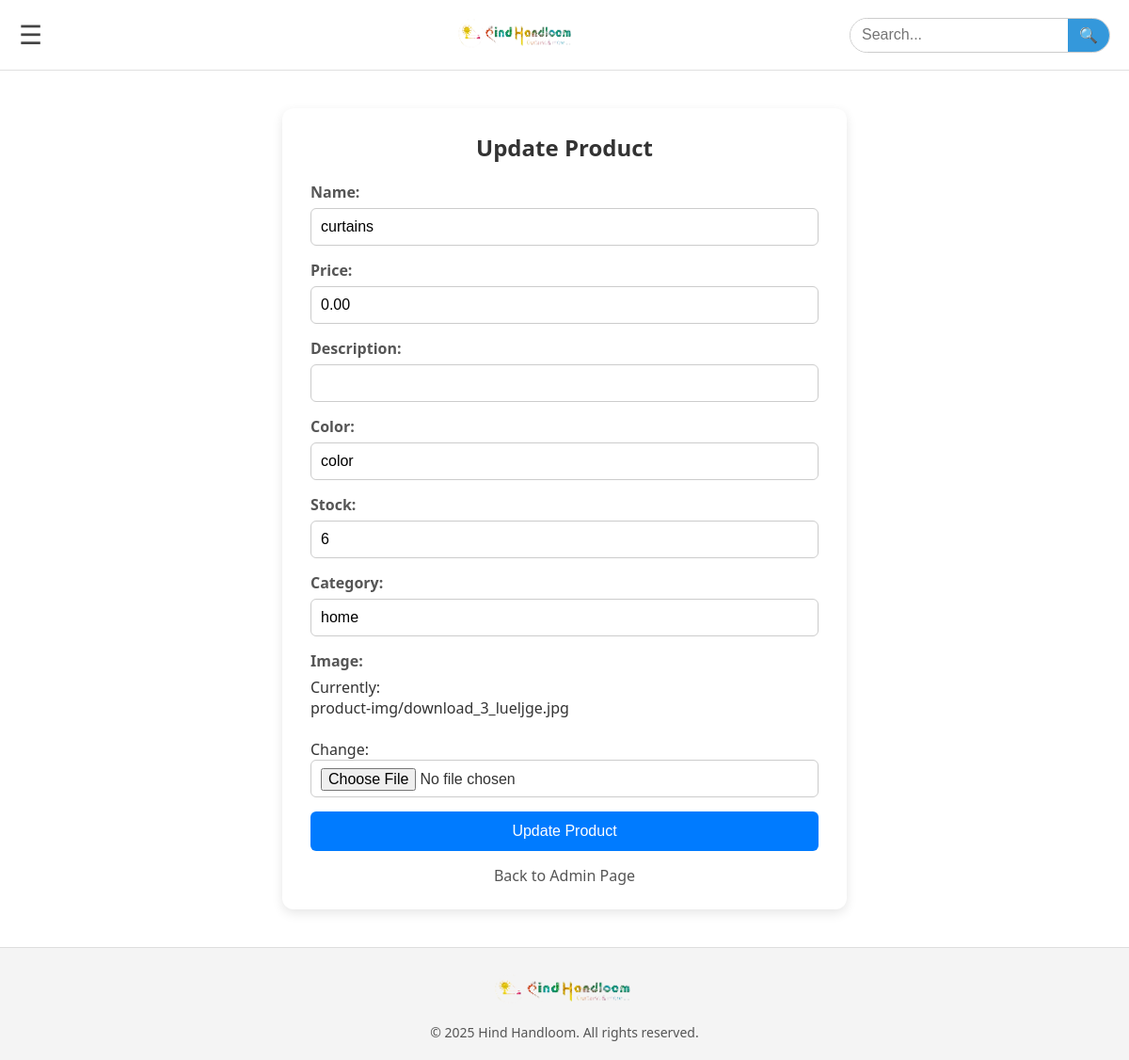
Before: /update_product/5/ (signed in) with the older database file.
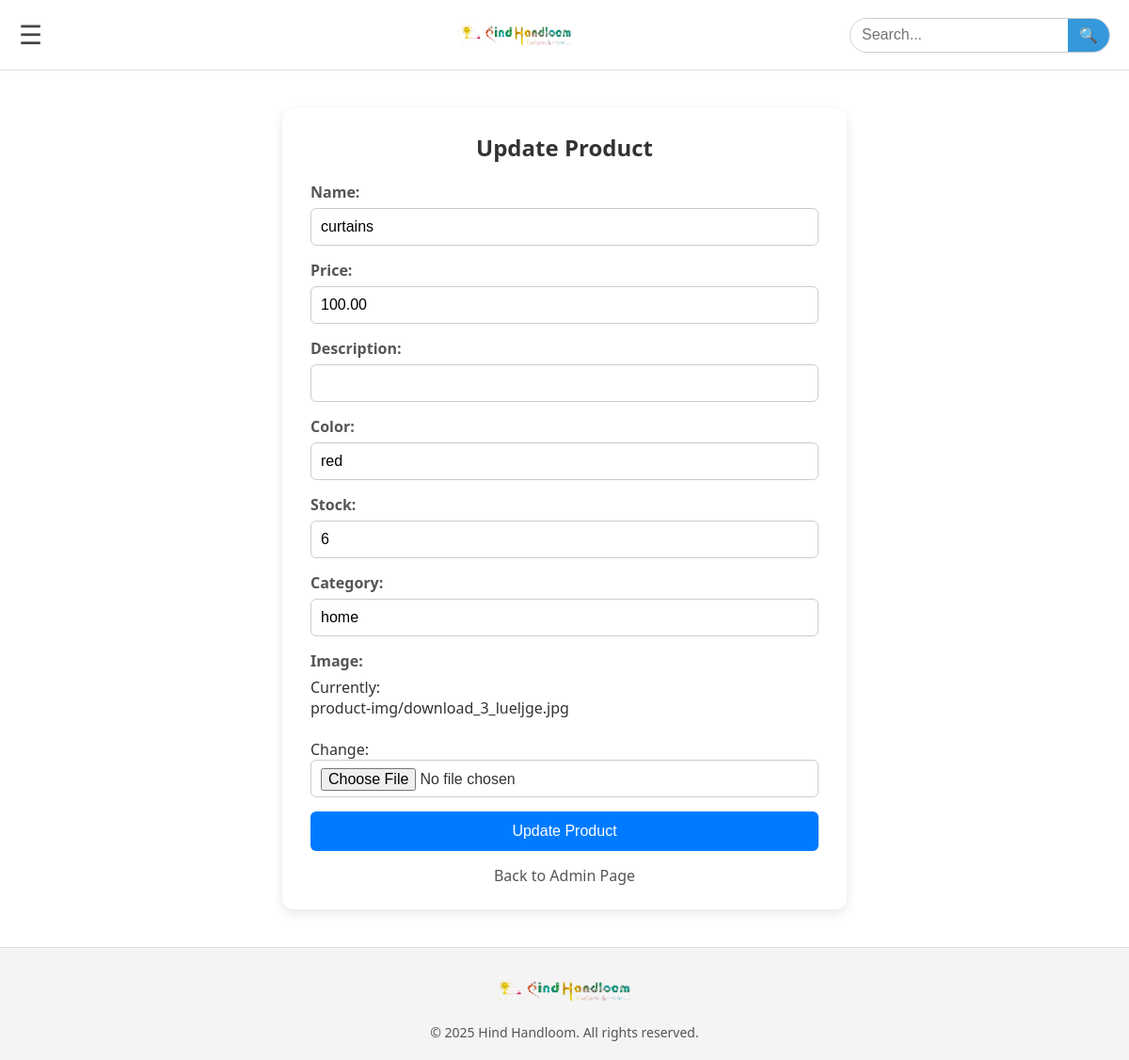
After: the same page with the newer database file.
### myapp/models.py (models this page shows, shortened)
class products(models.Model):
    name = models.CharField(max_length=255)
    description = models.TextField(blank=True, null=True)
    price = models.DecimalField(max_digits=10,decimal_places=2)
    color = models.CharField(max_length=25)
    image = models.ImageField(upload_to='product-img/')
    stock = models.IntegerField(default=0)
    category = models.CharField(max_length=100)

### myapp/views.py (the view)
# urls.py: path('update_product/<int:product_id>/', views.update_product, name='update_product'),
@user_passes_test(lambda u: u.is_superuser)
def update_product(request, product_id):
    product = products.objects.get(id=product_id)
    if request.method == 'POST':
        form = ProductForm(request.POST, request.FILES, instance=product)
        if form.is_valid():
            form.save()
            messages.success(request, "Product updated successfully!")
            return redirect('hidden_page')
        else:
            messages.error(request, "Failed to update product.")
    else:
        form = ProductForm(instance=product)
    return render(request, 'update_product.html', {'form': form, 'product': product})

### myapp/forms.py
class ProductForm(forms.ModelForm):
    class Meta:
        model = products
        fields = ['name', 'price','description','color', 'stock', 'category', 'image']
        widgets = {
            'name': forms.TextInput(attrs={'class': 'form-control'}),
            'description': forms.TextInput(attrs={'class': 'form-control'}),
            'price': forms.NumberInput(attrs={'class': 'form-control'}),
            'color': forms.TextInput(attrs={'class': 'form-control'}),
            'stock': forms.NumberInput(attrs={'class': 'form-control'}),
            'image': forms.ClearableFileInput(attrs={'class': 'form-control'}),
            'category': forms.TextInput(attrs={'class': 'form-control'}),
        }

### myapp/templates/update_product.html (shortened to what this page needs)
{% extends 'base.html' %}
{% load static %}
{% block content %}
<div class="update-container">
    <h2>Update Product</h2>
    <form method="POST" enctype="multipart/form-data">
        {{ form.as_p }}
        <button type="submit" class="btn">Update Product</button>
    </form>
    <a href="{% url 'hidden_page' %}" class="back-link">Back to Admin Page</a>
</div>
{% endblock %}

Changed rows visible on the page:
changed products "curtains": price "0.00" → "100.00"; color "color" → "red"
